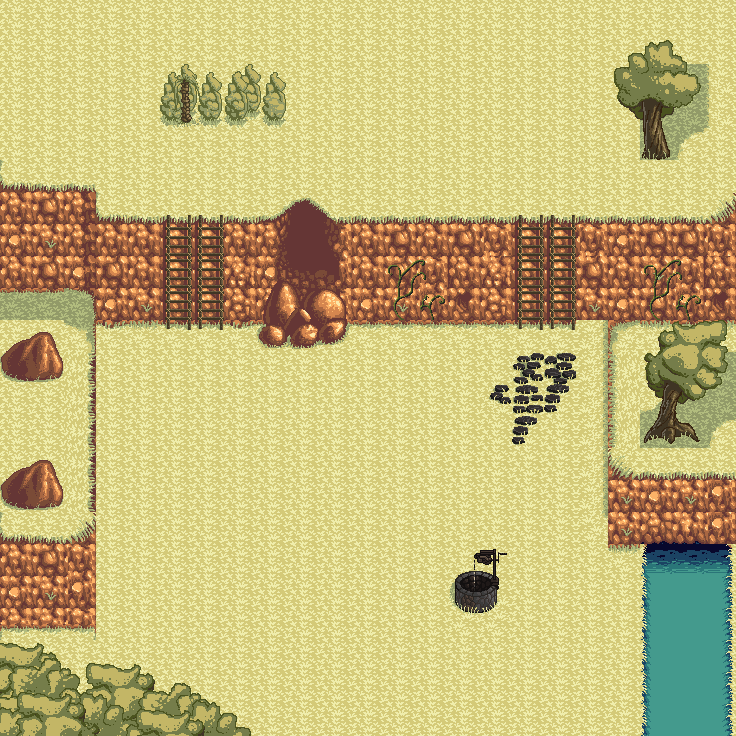

Tiled map render using the project's own tile images. Description and the map definition, with tile-layer contents summarised, below:
An orthogonal 23x23 tile map with 32x32 px tiles, 4 tile layers (Base, Shadow, Collision, Detail), 3 tilesets.

<map version="1.2" tiledversion="1.2.2" orientation="orthogonal" renderorder="left-up" width="23" height="23" tilewidth="32" tileheight="32" infinite="0" nextlayerid="5" nextobjectid="1">
 <tileset firstgid="1" name="hyptosis_tile-art-batch-1" tilewidth="32" tileheight="32" tilecount="900" columns="30">
  <image source="map assets//Hyptosis Tiles//hyptosis_tile-art-batch-1.png" trans="000000" width="960" height="960" />
  <tile id="20">
   <properties>
    <property name="blocked" value="1" />
   </properties>
  </tile>
  <tile id="146">
   <properties>
    <property name="blocked" value="1" />
   </properties>
  </tile>
  <tile id="176">
   <properties>
    <property name="blocked" value="1" />
   </properties>
  </tile>
  <tile id="202">
   <properties>
    <property name="blocked" value="1" />
   </properties>
  </tile>
  <tile id="203">
   <properties>
    <property name="blocked" value="1" />
   </properties>
  </tile>
  <tile id="204">
   <properties>
    <property name="blocked" value="1" />
   </properties>
  </tile>
  <tile id="205">
   <properties>
    <property name="blocked" value="1" />
   </properties>
  </tile>
  <tile id="206">
   <properties>
    <property name="blocked" value="1" />
   </properties>
  </tile>
  <tile id="232">
   <properties>
    <property name="blocked" value="1" />
   </properties>
  </tile>
  <tile id="233">
   <properties>
    <property name="blocked" value="1" />
   </properties>
  </tile>
  <tile id="234">
   <properties>
    <property name="blocked" value="1" />
   </properties>
  </tile>
  <tile id="235">
   <properties>
    <property name="blocked" value="1" />
   </properties>
  </tile>
  <tile id="236">
   <properties>
    <property name="blocked" value="1" />
   </properties>
  </tile>
  <tile id="264">
   <properties>
    <property name="blocked" value="1" />
   </properties>
  </tile>
  <tile id="265">
   <properties>
    <property name="blocked" value="1" />
   </properties>
  </tile>
  <tile id="326">
   <properties>
    <property name="blocked" value="1" />
   </properties>
  </tile>
  <tile id="327">
   <properties>
    <property name="blocked" value="1" />
   </properties>
  </tile>
  <tile id="894">
   <properties>
    <property name="blocked" value="1" />
   </properties>
  </tile>
 </tileset>
 <tileset firstgid="901" name="hyptosis_tile-art-batch-2" tilewidth="32" tileheight="32" tilecount="900" columns="30">
  <image source="map assets//Hyptosis Tiles//hyptosis_til-art-batch-2.png" trans="000000" width="960" height="960" />
  <tile id="24">
   <properties>
    <property name="blocked" value="1" />
   </properties>
  </tile>
  <tile id="110">
   <properties>
    <property name="blocked" value="1" />
   </properties>
  </tile>
  <tile id="140">
   <properties>
    <property name="blocked" value="1" />
   </properties>
  </tile>
  <tile id="324">
   <properties>
    <property name="blocked" value="1" />
   </properties>
  </tile>
  <tile id="325">
   <properties>
    <property name="blocked" value="1" />
   </properties>
  </tile>
  <tile id="326">
   <properties>
    <property name="blocked" value="1" />
   </properties>
  </tile>
  <tile id="327">
   <properties>
    <property name="blocked" value="1" />
   </properties>
  </tile>
  <tile id="354">
   <properties>
    <property name="blocked" value="1" />
   </properties>
  </tile>
  <tile id="355">
   <properties>
    <property name="blocked" value="1" />
   </properties>
  </tile>
  <tile id="356">
   <properties>
    <property name="blocked" value="1" />
   </properties>
  </tile>
  <tile id="357">
   <properties>
    <property name="blocked" value="1" />
   </properties>
  </tile>
  <tile id="385">
   <properties>
    <property name="blocked" value="1" />
   </properties>
  </tile>
  <tile id="386">
   <properties>
    <property name="blocked" value="1" />
   </properties>
  </tile>
  <tile id="387">
   <properties>
    <property name="blocked" value="1" />
   </properties>
  </tile>
  <tile id="471">
   <properties>
    <property name="blocked" value="1" />
   </properties>
  </tile>
  <tile id="472">
   <properties>
    <property name="blocked" value="1" />
   </properties>
  </tile>
  <tile id="806">
   <properties>
    <property name="blocked" value="1" />
   </properties>
  </tile>
  <tile id="807">
   <properties>
    <property name="blocked" value="1" />
   </properties>
  </tile>
  <tile id="833">
   <properties>
    <property name="blocked" value="1" />
   </properties>
  </tile>
  <tile id="834">
   <properties>
    <property name="blocked" value="1" />
   </properties>
  </tile>
  <tile id="835">
   <properties>
    <property name="blocked" value="1" />
   </properties>
  </tile>
  <tile id="836">
   <properties>
    <property name="blocked" value="1" />
   </properties>
  </tile>
  <tile id="837">
   <properties>
    <property name="blocked" value="1" />
   </properties>
  </tile>
  <tile id="860">
   <properties>
    <property name="blocked" value="1" />
   </properties>
  </tile>
  <tile id="861">
   <properties>
    <property name="blocked" value="1" />
   </properties>
  </tile>
  <tile id="862">
   <properties>
    <property name="blocked" value="1" />
   </properties>
  </tile>
  <tile id="863">
   <properties>
    <property name="blocked" value="1" />
   </properties>
  </tile>
  <tile id="864">
   <properties>
    <property name="blocked" value="1" />
   </properties>
  </tile>
  <tile id="865">
   <properties>
    <property name="blocked" value="1" />
   </properties>
  </tile>
  <tile id="866">
   <properties>
    <property name="blocked" value="1" />
   </properties>
  </tile>
  <tile id="867">
   <properties>
    <property name="blocked" value="1" />
   </properties>
  </tile>
 </tileset>
 <tileset firstgid="1801" name="hyptosis_tile-art-batch-3" tilewidth="32" tileheight="32" tilecount="900" columns="30">
  <image source="map assets//Hyptosis Tiles//hyptosis_tile-art-batch-3.png" trans="000000" width="960" height="960" />
 </tileset>
 <layer id="1" name="Base" width="23" height="23">
  <data>[529 cells, 529 non-empty, 3 distinct tile ids]</data>
 </layer>
 <layer id="4" name="Shadow" width="23" height="23">
  <data>[529 cells, 6 non-empty, 3 distinct tile ids]</data>
 </layer>
 <layer id="2" name="Collision" width="23" height="23">
  <data>[529 cells, 276 non-empty, 108 distinct tile ids]</data>
 </layer>
 <layer id="3" name="Detail" width="23" height="23">
  <data>[529 cells, 25 non-empty, 20 distinct tile ids]</data>
 </layer>
</map>
